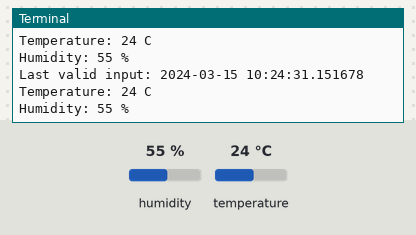
Recording of a program running on a simulated Raspberry Pi (BCM pin numbers). Shown: the last lines printed to the terminal. The test bench sets the inputs (shaded band); at power-on: humidity 55 %, temperature 24 °C. The clock reads 2024-03-15 10:24:30 at power-on unless the program sets it.

Above: at 1.2 s.
1.3 s: humidity set to 22 %
At 2.6 s:
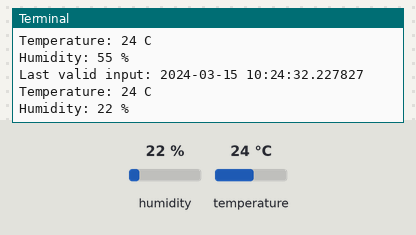
2.8 s: temperature set to 12 °C
At 3.8 s:
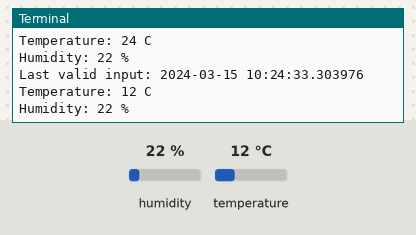
4.3 s: humidity set to 40 %
At 5.0 s:
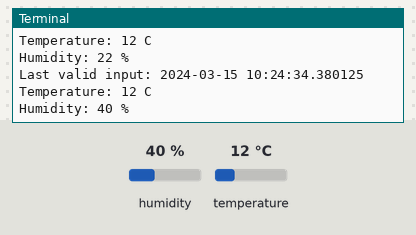
Timing chart, 0 to 7.3 s (numbered marks = the images above; inputs shaded):
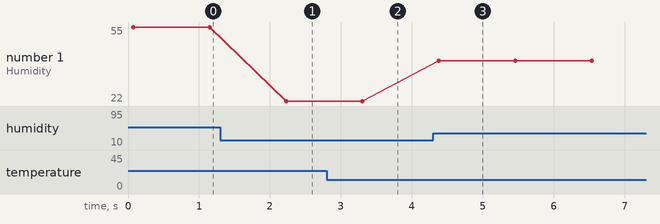

Measured:
- after the input at 1.3 s, the terminal: prints a new line after 0.93 s (image 1)
- after the input at 2.8 s, the terminal: prints a new line after 0.50 s (image 2)
- after the input at 4.3 s, the terminal: prints a new line after 0.08 s (image 3)
- plotted number 1: 55 → 22 after the input at 1.3 s, 22 → 40 after the input at 4.3 s

The program:

humidity-temperature.py
```python
import RPi.GPIO as GPIO
import dht11
import time
import datetime

# initialize GPIO
GPIO.setwarnings(False)
GPIO.setmode(GPIO.BCM)
GPIO.cleanup()

# read data using pin 14
instance = dht11.DHT11(pin=26)

while True:
    result = instance.read()
    if result.is_valid():
        print("Last valid input: " + str(datetime.datetime.now()))
        print("Temperature: %d C" % result.temperature)
        print("Humidity: %d %%" % result.humidity)
    time.sleep(1)
```
